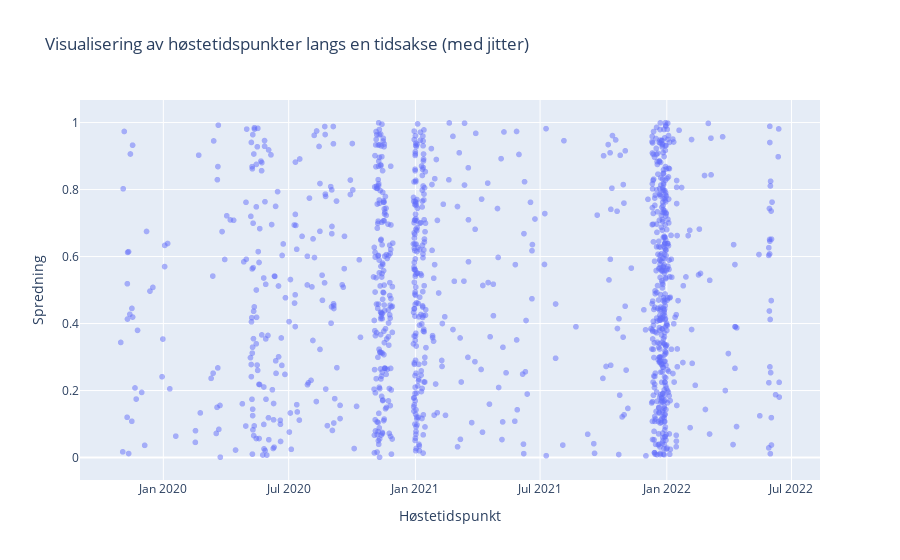

Write notebook code for a chart like this one.
### Code cell
import plotly.express as px
import pandas as pd
import numpy as np

# Konverter 'timestamp' fra formatet YYYYMMDD til datetime
hoestetid = pd.to_datetime(corpus['timestamp'], format='%Y%m%d')

# Generer tilfeldige verdier for spredning langs y-aksen
y_spredning = np.random.uniform(0, 1, size=len(hoestetid))

# Legg til jitter (tilfeldig liten justering) på høstetidspunktene
x_jitter = hoestetid + pd.to_timedelta(np.random.uniform(-2, 2, size=len(hoestetid)), unit='D')

# Lag et scatter plot med jitter for bedre spredning
fig = px.scatter(
    x=x_jitter,  # Høstetidspunkter med jitter på x-aksen
    y=y_spredning,  # Tilfeldig spredning på y-aksen
    labels={'x': 'Høstetidspunkt', 'y': 'Spredning'},
    title='Visualisering av høstetidspunkter langs en tidsakse (med jitter)',
    opacity=0.5,  # Gjør punktene delvis gjennomsiktige
    size_max=5  # Øk punktstørrelsen
)

# Vis diagrammet
fig.show()

### Figure 1 — Plotly figure (JSON) as saved in the notebook; plotly's stock layout.template omitted (floating-point values rounded to 4 significant figures; data arrays with more than 128 entries replaced by an {"elided": "..."} marker saying what was removed)
{"data": [{"hovertemplate": "Høstetidspunkt=%{x}<br>Spredning=%{y}<extra></extra>", "legendgroup": "", "marker": {"color": "#636efa", "opacity": 0.5, "symbol": "circle"}, "mode": "markers", "name": "", "showlegend": false, "type": "scattergl", "x": {"elided": "1144 str values"}, "xaxis": "x", "y": {"elided": "1144 float values"}, "yaxis": "y"}], "layout": {"autosize": true, "legend": {"tracegroupgap": 0}, "title": {"text": "Visualisering av høstetidspunkter langs en tidsakse (med jitter)"}, "xaxis": {"anchor": "y", "autorange": true, "domain": [0, 1], "range": ["2019-09-03 09:31:31.8651", "2022-08-10 01:04:33.0846"], "title": {"text": "Høstetidspunkt"}, "type": "date"}, "yaxis": {"anchor": "x", "autorange": true, "domain": [0, 1], "range": [-0.08157, 1.082], "title": {"text": "Spredning"}, "type": "linear"}}}
